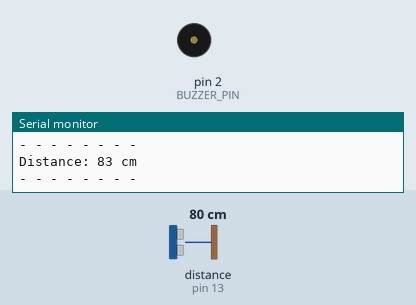
This sketch was run on a simulated Arduino Uno, built with avr-gcc and run on an emulated ATmega328P. On the bench: buzzer (waves = sounding), the last lines printed to the serial monitor. Wiring (inferred from the names in the program): ultrasonic range finder: trigger pin 12; echo pin 13. Inputs (shaded band) come from the test bench; at power-on: distance to the obstacle (sensor on pin 13) 80 cm. The echo pulse lasts 58.3 µs per cm.

Above: at 2.0 s.
2.1 s: distance to the obstacle (sensor on pin 13) set to 102 cm
5.6 s: distance to the obstacle (sensor on pin 13) set to 111 cm
At 6.7 s:
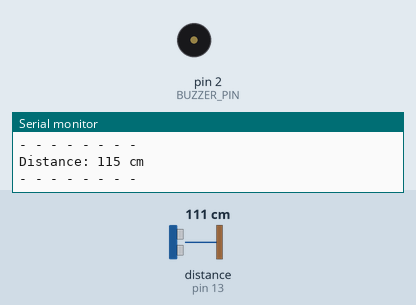
Timing chart, 0 to 8.6 s (numbered marks = the images above; inputs shaded):
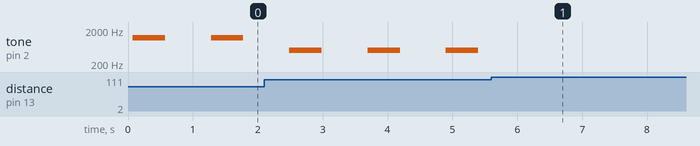

The sketch:

main.ino
```cpp
#include "Ultrasonic.h"

// Define pins
#define TRIGGER_PIN 12
#define ECHO_PIN 13
#define BUZZER_PIN 2  // Connect buzzer to this pin

// Define distance thresholds (in cm)
#define DISTANCE_THRESHOLD_1 10   // Very close
#define DISTANCE_THRESHOLD_2 20   // Close
#define DISTANCE_THRESHOLD_3 40
#define DISTANCE_THRESHOLD_4 60
#define DISTANCE_THRESHOLD_5 70
#define DISTANCE_THRESHOLD_6 80
#define DISTANCE_THRESHOLD_7 90   // Medium distance
#define DISTANCE_THRESHOLD_8 100
#define DISTANCE_THRESHOLD_9 110  // Far distance
#define MAX_DISTANCE 150         // Maximum reliable distance for HC-SR04

// Define buzzer tones
#define TONE_1 3000  // High pitch for very close objects
#define TONE_2 2700  // for close objects
#define TONE_3 2400  // for medium distance
#define TONE_4 2000   // Low pitch for far objects
#define TONE_5 1700
#define TONE_6 1500
#define TONE_7 1200
#define TONE_8 900
#define TONE_9 500

// Initialize ultrasonic sensor
Ultrasonic ultrasonic(TRIGGER_PIN, ECHO_PIN);
int distance;

void setup() {
  Serial.begin(9600);
  pinMode(BUZZER_PIN, OUTPUT);

  // Initial message
  Serial.println("Ultrasonic Distance Measurement with Buzzer Alert");
  Serial.println("-----------------------------------------------");
}

void loop() {
  // Measure distance in centimeters
  distance = ultrasonic.read(CM);

  // Display distance on Serial Monitor
  Serial.print("Distance: ");
  Serial.print(distance);
  Serial.println(" cm");
  Serial.println("- - - - - - - -  ");

  // Determine which buzzer tone to play based on distance
  if (distance <= 0 || distance > MAX_DISTANCE) {
    // Invalid measurement or out of range, stop buzzer
    noTone(BUZZER_PIN);
    Serial.println("Object out of range or invalid measurement");
  }
  else if (distance <= DISTANCE_THRESHOLD_2) {
    // Close - medium-high frequency
    tone(BUZZER_PIN, TONE_2);
    delay(150);
    noTone(BUZZER_PIN);
    delay(150);
  }
  else if (distance <= DISTANCE_THRESHOLD_3) {
    // Medium distance - medium-low frequency
    tone(BUZZER_PIN, TONE_3);
    delay(200);
    noTone(BUZZER_PIN);
    delay(200);
  }
  else if (distance <= DISTANCE_THRESHOLD_4) {
    // Far - low frequency, slow beeps
    tone(BUZZER_PIN, TONE_4);
    delay(300);
    noTone(BUZZER_PIN);
    delay(300);
  }
  else if (distance <= DISTANCE_THRESHOLD_5) {
    // Far - low frequency, slow beeps
    tone(BUZZER_PIN, TONE_5);
    delay(400);
    noTone(BUZZER_PIN);
    delay(400);
  }
    else if (distance <= DISTANCE_THRESHOLD_6) {
    // Far - low frequency, slow beeps
    tone(BUZZER_PIN, TONE_6);
    delay(450);
    noTone(BUZZER_PIN);
    delay(450);
  }
    else if (distance <= DISTANCE_THRESHOLD_7) {
    // Far - low frequency, slow beeps
    tone(BUZZER_PIN, TONE_7);
    delay(500);
    noTone(BUZZER_PIN);
    delay(500);
  }
    else if (distance <= DISTANCE_THRESHOLD_8) {
    // Far - low frequency, slow beeps
    tone(BUZZER_PIN, TONE_8);
    delay(500);
    noTone(BUZZER_PIN);
    delay(500);
  }
    else if (distance <= DISTANCE_THRESHOLD_9) {
    // Far - low frequency, slow beeps
    tone(BUZZER_PIN, TONE_9);
    delay(500);
    noTone(BUZZER_PIN);
    delay(500);
  }
  else {
    // Valid measurement but beyond the last threshold
    // No sound, just display the reading
    noTone(BUZZER_PIN);
  }

  // Small delay between measurements
  delay(200);
}
```

Ultrasonic.cpp
```cpp
// (licence header left out)
#if ARDUINO >= 100
  #include <Arduino.h>
#else
  #include <WProgram.h>
#endif

#include "Ultrasonic.h"

Ultrasonic::Ultrasonic(uint8_t trigPin, uint8_t echoPin, unsigned long timeOut) {
  trig = trigPin;
  echo = echoPin;
  threePins = trig == echo ? true : false;
  pinMode(trig, OUTPUT);
  pinMode(echo, INPUT);
  timeout = timeOut;
}

unsigned int Ultrasonic::timing() {
  if (threePins)
    pinMode(trig, OUTPUT);

  digitalWrite(trig, LOW);
  delayMicroseconds(2);
  digitalWrite(trig, HIGH);
  delayMicroseconds(10);
  digitalWrite(trig, LOW);

  if (threePins)
    pinMode(trig, INPUT);

  previousMicros = micros();
  while(!digitalRead(echo) && (micros() - previousMicros) <= timeout); // wait for the echo pin HIGH or timeout
  previousMicros = micros();
  while(digitalRead(echo)  && (micros() - previousMicros) <= timeout); // wait for the echo pin LOW or timeout

  return micros() - previousMicros; // duration
}

/*
 * If the unit of measure is not passed as a parameter,
 * sby default, it will return the distance in centimeters.
 * To change the default, replace CM by INC.
 */
unsigned int Ultrasonic::read(uint8_t und) {
  return timing() / und / 2;  //distance by divisor
}

/*
 * This method is too verbal, so, it's deprecated.
 * Use read() instead.
 */
unsigned int Ultrasonic::distanceRead(uint8_t und) {
  return read(und);
}
```

Ultrasonic.h
```cpp
// (licence header left out)
#ifndef Ultrasonic_h
#define Ultrasonic_h

/*
 * Values of divisors
 */
#define CM 28
#define INC 71

class Ultrasonic {
  public:
    Ultrasonic(uint8_t sigPin) : Ultrasonic(sigPin, sigPin) {};
    Ultrasonic(uint8_t trigPin, uint8_t echoPin, unsigned long timeOut = 20000UL);
    unsigned int read(uint8_t und = CM);
    unsigned int distanceRead(uint8_t und = CM) __attribute__ ((deprecated ("This method is deprecated, use read() instead.")));
    void setTimeout(unsigned long timeOut) {timeout = timeOut;}
    void setMaxDistance(unsigned long dist) {timeout = dist*CM*2;}

  private:
    uint8_t trig;
    uint8_t echo;
    boolean threePins = false;
    unsigned long previousMicros;
    unsigned long timeout;
    unsigned int timing();
};

#endif // Ultrasonic_h
```

Measured:
- the behaviour switches between 106 and 107 cm on distance to the obstacle (sensor on pin 13) (found by bisection; images 0 and 1)
- after the input at 5.6 s, tone on pin 2 (BUZZER_PIN): stops changing and stays silent
- by itself, tone on pin 2 (BUZZER_PIN): alternates 500 Hz for 0.50 s and silent for 0.71 s
